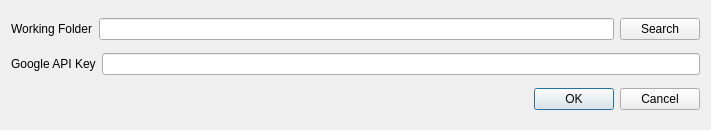
<?xml version="1.0" encoding="UTF-8"?>
<ui version="4.0">
 <class>Configuration</class>
 <widget class="QDialog" name="Configuration">
  <property name="geometry">
   <rect>
    <x>0</x>
    <y>0</y>
    <width>711</width>
    <height>130</height>
   </rect>
  </property>
  <property name="sizePolicy">
   <sizepolicy hsizetype="Fixed" vsizetype="Fixed">
    <horstretch>0</horstretch>
    <verstretch>0</verstretch>
   </sizepolicy>
  </property>
  <property name="windowTitle">
   <string>Dialog</string>
  </property>
  <property name="windowIcon">
   <iconset>
    <normaloff>:/marker-pin-google.ico</normaloff>:/marker-pin-google.ico</iconset>
  </property>
  <layout class="QVBoxLayout" name="verticalLayout">
   <item>
    <layout class="QHBoxLayout" name="horizontalLayout">
     <item>
      <widget class="QLabel" name="label">
       <property name="text">
        <string>Working Folder</string>
       </property>
       <property name="buddy">
        <cstring>confWorkingFolder</cstring>
       </property>
      </widget>
     </item>
     <item>
      <widget class="QLineEdit" name="confWorkingFolder"/>
     </item>
     <item>
      <widget class="QPushButton" name="pushButton">
       <property name="text">
        <string>Search</string>
       </property>
      </widget>
     </item>
    </layout>
   </item>
   <item>
    <layout class="QHBoxLayout" name="horizontalLayout_2">
     <item>
      <widget class="QLabel" name="label_2">
       <property name="text">
        <string>Google API Key</string>
       </property>
       <property name="buddy">
        <cstring>confKey</cstring>
       </property>
      </widget>
     </item>
     <item>
      <widget class="QLineEdit" name="confKey"/>
     </item>
    </layout>
   </item>
   <item>
    <widget class="QDialogButtonBox" name="buttonBox">
     <property name="orientation">
      <enum>Qt::Horizontal</enum>
     </property>
     <property name="standardButtons">
      <set>QDialogButtonBox::Cancel|QDialogButtonBox::Ok</set>
     </property>
    </widget>
   </item>
  </layout>
 </widget>
 <resources/>
 <connections>
  <connection>
   <sender>buttonBox</sender>
   <signal>accepted()</signal>
   <receiver>Configuration</receiver>
   <slot>accept()</slot>
   <hints>
    <hint type="sourcelabel">
     <x>248</x>
     <y>254</y>
    </hint>
    <hint type="destinationlabel">
     <x>157</x>
     <y>274</y>
    </hint>
   </hints>
  </connection>
  <connection>
   <sender>buttonBox</sender>
   <signal>rejected()</signal>
   <receiver>Configuration</receiver>
   <slot>reject()</slot>
   <hints>
    <hint type="sourcelabel">
     <x>316</x>
     <y>260</y>
    </hint>
    <hint type="destinationlabel">
     <x>286</x>
     <y>274</y>
    </hint>
   </hints>
  </connection>
 </connections>
</ui>
